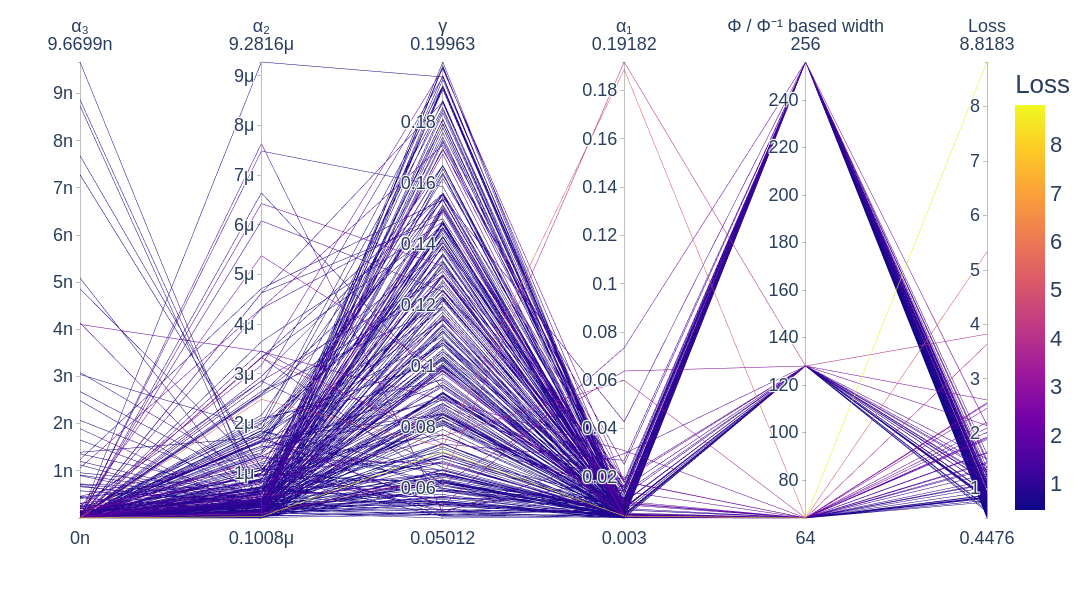

Notebook cell for this chart:
### Markdown cell above
##### Figure S3

### Code cell
top5_params = importance_df['Hyperparameter'].head(5).tolist()
selected_dims = top5_params + ['Value']
df_plot = df_complete[selected_dims].copy()

fig = px.parallel_coordinates(
    df_plot,
    dimensions=selected_dims,
    color='Value',
    color_continuous_scale='plasma',
    range_color=[df_complete['Value'].min(), df_complete['Value'].max()],
    width=1800,
    height=600,
    # Set custom labels for the parameters so they are consistent with the paper
    labels = {
        'Param enc_start': 'Φ / Φ⁻¹ based width',
        'Param L2_lam': 'α₃',
        'Param recon_lam': 'α₁',
        'Param Linf_lam': 'α₂',
        'Param control_gain': 'γ',
        'Value': 'Loss'
    },
)
fig.update_layout(
    font=dict(
        size=22,       # Base font size for labels, tick labels, and legend
        family="Arial",  # You can choose another font
    )
)

fig.write_image(results_base_path / "figures" / "supplementary_figure3.svg")
fig.show()

### Figure 1 — Plotly figure (JSON) as saved in the notebook; plotly's stock layout.template omitted (floating-point values rounded to 4 significant figures; data arrays with more than 128 entries replaced by an {"elided": "..."} marker saying what was removed)
{"data": [{"dimensions": [{"label": "α₃", "values": {"elided": "301 float values"}}, {"label": "α₂", "values": {"elided": "301 float values"}}, {"label": "γ", "values": {"elided": "301 float values"}}, {"label": "α₁", "values": {"elided": "301 float values"}}, {"label": "Φ / Φ⁻¹ based width", "values": {"elided": "301 int values"}}, {"label": "Loss", "values": {"elided": "301 float values"}}], "domain": {"x": [0, 1], "y": [0, 1]}, "line": {"color": {"elided": "301 float values"}, "coloraxis": "coloraxis"}, "name": "", "type": "parcoords"}], "layout": {"coloraxis": {"cmax": 8.818, "cmin": 0.4476, "colorbar": {"title": {"text": "Loss"}}, "colorscale": [[0, "#0d0887"], [0.1111, "#46039f"], [0.2222, "#7201a8"], [0.3333, "#9c179e"], [0.4444, "#bd3786"], [0.5556, "#d8576b"], [0.6667, "#ed7953"], [0.7778, "#fb9f3a"], [0.8889, "#fdca26"], [1, "#f0f921"]]}, "font": {"family": "Arial", "size": 22}, "height": 600, "legend": {"tracegroupgap": 0}, "margin": {"t": 60}, "width": 1800}}
